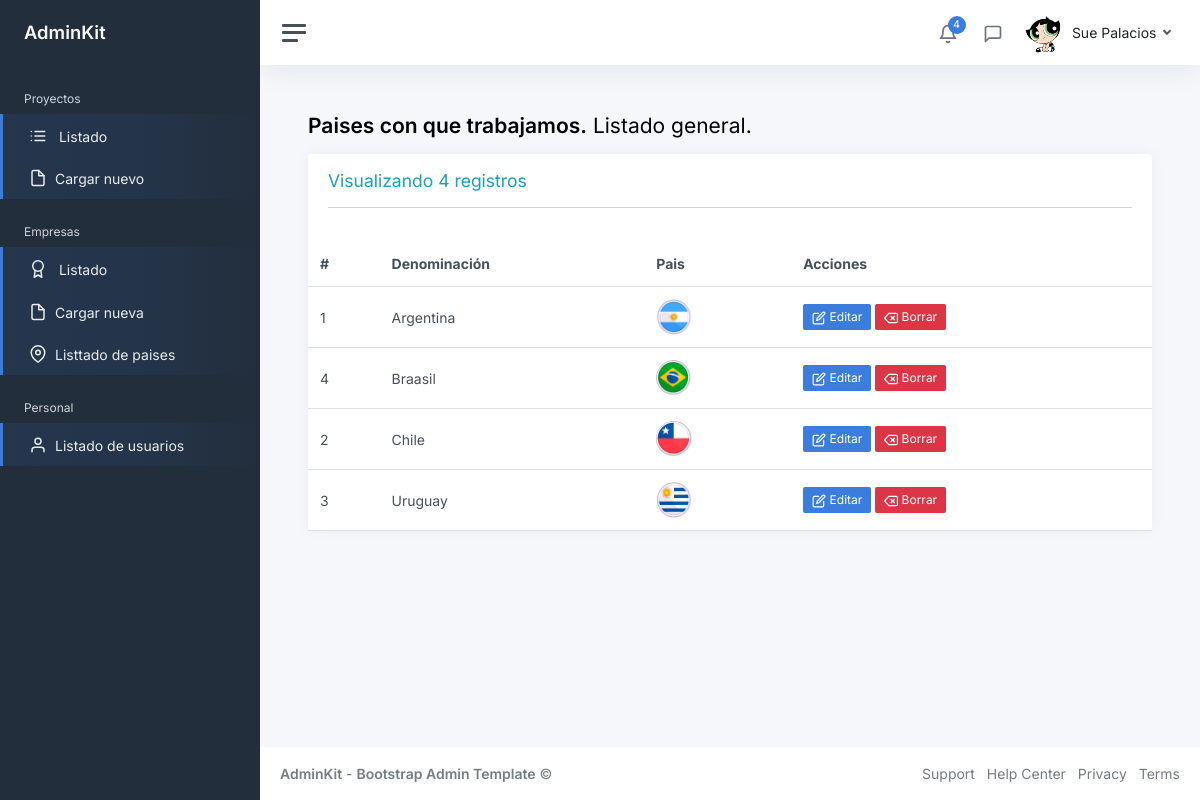
Screenshot of /listado_paises.php (signed in) with the database file from the repository.
### tables this page shows
CREATE TABLE `paiss` (
  `Id` int(11) NOT NULL,
  `Denominacion` varchar(50) NOT NULL,
  `img` varchar(50) NOT NULL
);

### funciones/listar_pais.php (called while the page is built, shortened)
<?php
function Listar_Pais($vConexion) {
    $Listado=array();
    $SQL = "SELECT Id, Denominacion, img
        FROM paiss
        ORDER BY Denominacion";
     $rs = mysqli_query($vConexion, $SQL);
     $i=0;
    while ($data = mysqli_fetch_array($rs)) {
            $Listado[$i]['ID'] = $data['Id'];
            $Listado[$i]['DENOMINACION'] = $data['Denominacion'];
            $Listado[$i]['IMG'] = $data['img'];
            $i++;
    }
    return $Listado;
}
?>

### listado_paises.php (the view, shortened to what this page needs)
<?php
    $MiConexion = ConexionBD();
    require_once 'funciones/listar_pais.php';
    $ListadoPais = Listar_Pais($MiConexion);
    $CantidadPais = count($ListadoPais);
?>
<!DOCTYPE html>
<html lang="en">
    <?php
    require_once 'partes/head.php';
    ?>
<body>
    <div class="wrapper">
        <?php require_once 'partes/lateral.php'; ?>
                    <div class="main">
                        <?php require_once 'partes/cabecera.php'; ?>
            <main class="content">
                <div class="container-fluid p-0">
                    <h1 class="h3 mb-3"><strong>Paises con que trabajamos.</strong> Listado general. </h1>
                    <div class="row">
                        <div class="col-12 col-lg-12 col-xxl-12 d-flex">
                            <div class="card flex-fill">
                                <div class="card-header">
                                    <h4 class="text-info">Visualizando 4 registros</h4>
                                    <hr />
                                </div>
                                <table class="table table-hover my-0">
                                    <thead>
                                        <tr>
                                            <th>#</th>
                                            <th>Denominación</th>
                                            <th class="d-none d-md-table-cell">Pais</th>
                                            <th>Acciones</th>
                                        </tr>
                                    </thead>
                                    <tbody>
                                        <?php
                                            for($i=0; $i < $CantidadPais; $i++){
                                                if($i < 4){
                                        ?>
                                            <tr>
                                                <td><?php echo $ListadoPais[$i]['ID']; ?></td>
                                                <td><?php echo $ListadoPais[$i]['DENOMINACION']; ?></td>
                                                <td>
                                                    <img src="<?php echo $ListadoPais[$i]['IMG']; ?>" width="36" height="36" class="rounded-circle me-2" alt="<?php $ListadoPais[$i]['IMG']; ?>">
                                                </td>
                                                <td>
                                                    <a class="btn btn-primary btn-sm success" href="#"><span data-feather="edit"></span> Editar</a>
                                                    <a class="btn btn-danger btn-sm"
                                                            onclick="if (confirm('Esta seguro de ELIMINAR el pais?')) {return true; } else {return false;}"
                                                            href="eliminar_pais.php?ID_PA=<?php echo $ListadoPais[$i]['ID']; ?>"
                                                            role="button" title="Borrar registro"><span data-feather="delete"></span> Borrar
                                                    </a>
                                                </td>
                                            </tr>
                                            <?php
                                                }
                                            }
                                            ?>
                                    </tbody>
                                </table>
                            </div>
                        </div>
                    </div>
                </div>
            </main>
<?php
require_once 'partes/pie.php';
?>
</body>
</html>

### rows the page displays
paiss: Id "1", Denominacion "Argentina", img (picture)
paiss: Id "4", Denominacion "Braasil", img (picture)
paiss: Id "2", Denominacion "Chile", img (picture)
paiss: Id "3", Denominacion "Uruguay", img (picture)

### other values shown
$_SESSION['Usuario_Nombre'] "Sue"
$_SESSION['Usuario_Apellido'] "Palacios"
